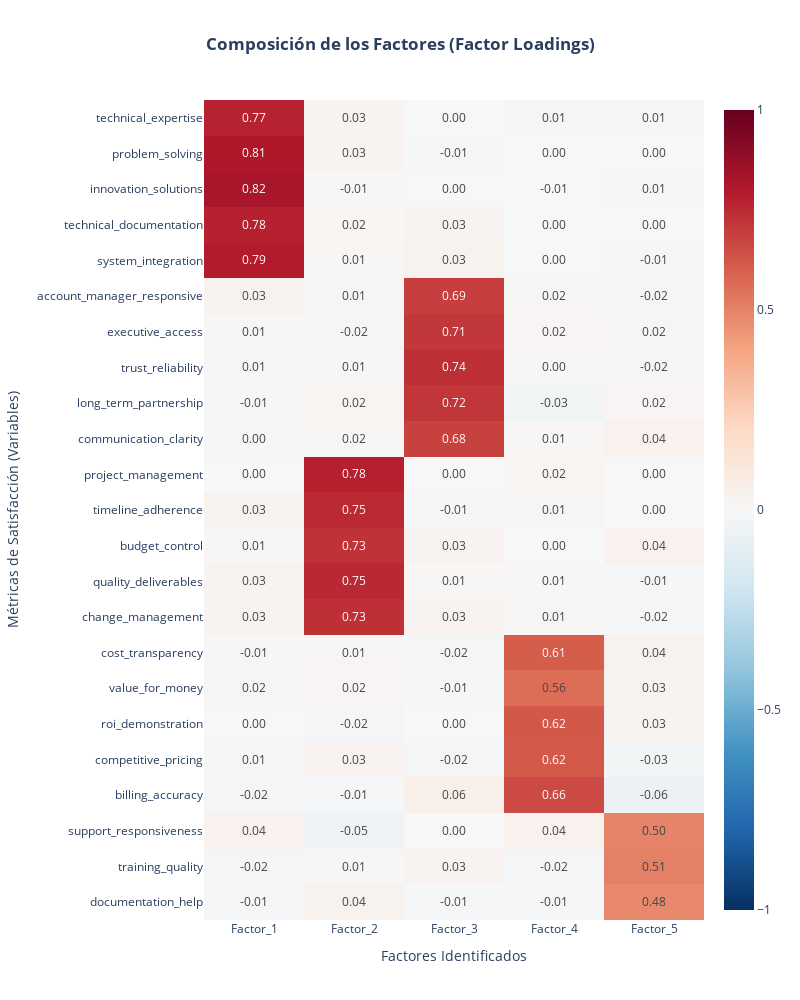

Source (notebook cell):
### Markdown cell above
# Visualizaciones de apoyo

### Code cell
#Mejora de codigo con Gemini para visualizaciones claras y mas profesionales

fig = px.imshow(
    loadings_df_promax,
    text_auto='.2f',  # Muestra los valores numéricos con 2 decimales
    aspect="auto",
    color_continuous_scale='RdBu_r', # Escala de Rojo a Azul (centrada en 0)
    zmin=-1, zmax=1,  # Fija la escala de -1 a 1
    title="<b>Composición de los Factores (Factor Loadings)</b>"
)

fig.update_layout(
    xaxis_title="Factores Identificados",
    yaxis_title="Métricas de Satisfacción (Variables)",
    width=800,
    height=1000,
    title_x=0.5
)

fig.show()

### Figure 1 — Plotly figure (JSON) as saved in the notebook; plotly's stock layout.template omitted (floating-point values rounded to 4 significant figures)
{"data": [{"coloraxis": "coloraxis", "hovertemplate": "x: %{x}<br>y: %{y}<br>color: %{z}<extra></extra>", "name": "0", "texttemplate": "%{z:.2f}", "type": "heatmap", "x": ["Factor_1", "Factor_2", "Factor_3", "Factor_4", "Factor_5"], "xaxis": "x", "y": ["technical_expertise", "problem_solving", "innovation_solutions", "technical_documentation", "system_integration", "account_manager_responsive", "executive_access", "trust_reliability", "long_term_partnership", "communication_clarity", "project_management", "timeline_adherence", "budget_control", "quality_deliverables", "change_management", "cost_transparency", "value_for_money", "roi_demonstration", "competitive_pricing", "billing_accuracy", "support_responsiveness", "training_quality", "documentation_help"], "yaxis": "y", "z": [[0.7725, 0.02916, -0.003017, 0.01275, 0.007485], [0.8057, 0.02512, -0.01195, -0.003622, 0.001782], [0.8245, -0.007143, -0.0002923, -0.005219, 0.006558], [0.7784, 0.01677, 0.0282, -0.003123, 0.003341], [0.7937, 0.009143, 0.03491, -0.003164, -0.008565], [0.03223, 0.01191, 0.6912, 0.01513, -0.02358], [0.01016, -0.01759, 0.7143, 0.01793, 0.01511], [0.00727, 0.005279, 0.7388, 0.004585, -0.02317], [-0.0102, 0.02374, 0.7162, -0.02717, 0.01843], [0.004363, 0.01658, 0.6828, 0.0076, 0.04286], [-0.0006328, 0.7801, -0.00109, 0.02087, -0.002851], [0.03304, 0.7515, -0.006363, 0.01248, 0.003314], [0.008296, 0.7253, 0.02738, -0.0003339, 0.04323], [0.02614, 0.7529, 0.008436, 0.009724, -0.01025], [0.02979, 0.7342, 0.02775, 0.01312, -0.02261], [-0.006151, 0.01226, -0.0192, 0.6074, 0.03539], [0.0161, 0.01795, -0.01128, 0.5595, 0.03184], [0.001422, -0.02041, -0.002157, 0.6203, 0.02589], [0.008212, 0.02626, -0.01676, 0.6158, -0.02712], [-0.02176, -0.009654, 0.05997, 0.6602, -0.06298], [0.04111, -0.04649, 0.001631, 0.03938, 0.4957], [-0.01691, 0.01061, 0.03037, -0.02052, 0.5062], [-0.009125, 0.03601, -0.008367, -0.01315, 0.4829]]}], "layout": {"coloraxis": {"cmax": 1, "cmin": -1, "colorscale": [[0, "rgb(5,48,97)"], [0.1, "rgb(33,102,172)"], [0.2, "rgb(67,147,195)"], [0.3, "rgb(146,197,222)"], [0.4, "rgb(209,229,240)"], [0.5, "rgb(247,247,247)"], [0.6, "rgb(253,219,199)"], [0.7, "rgb(244,165,130)"], [0.8, "rgb(214,96,77)"], [0.9, "rgb(178,24,43)"], [1, "rgb(103,0,31)"]]}, "height": 1000, "title": {"text": "<b>Composición de los Factores (Factor Loadings)</b>", "x": 0.5}, "width": 800, "xaxis": {"anchor": "y", "domain": [0, 1], "title": {"text": "Factores Identificados"}}, "yaxis": {"anchor": "x", "autorange": "reversed", "domain": [0, 1], "title": {"text": "Métricas de Satisfacción (Variables)"}}}}
